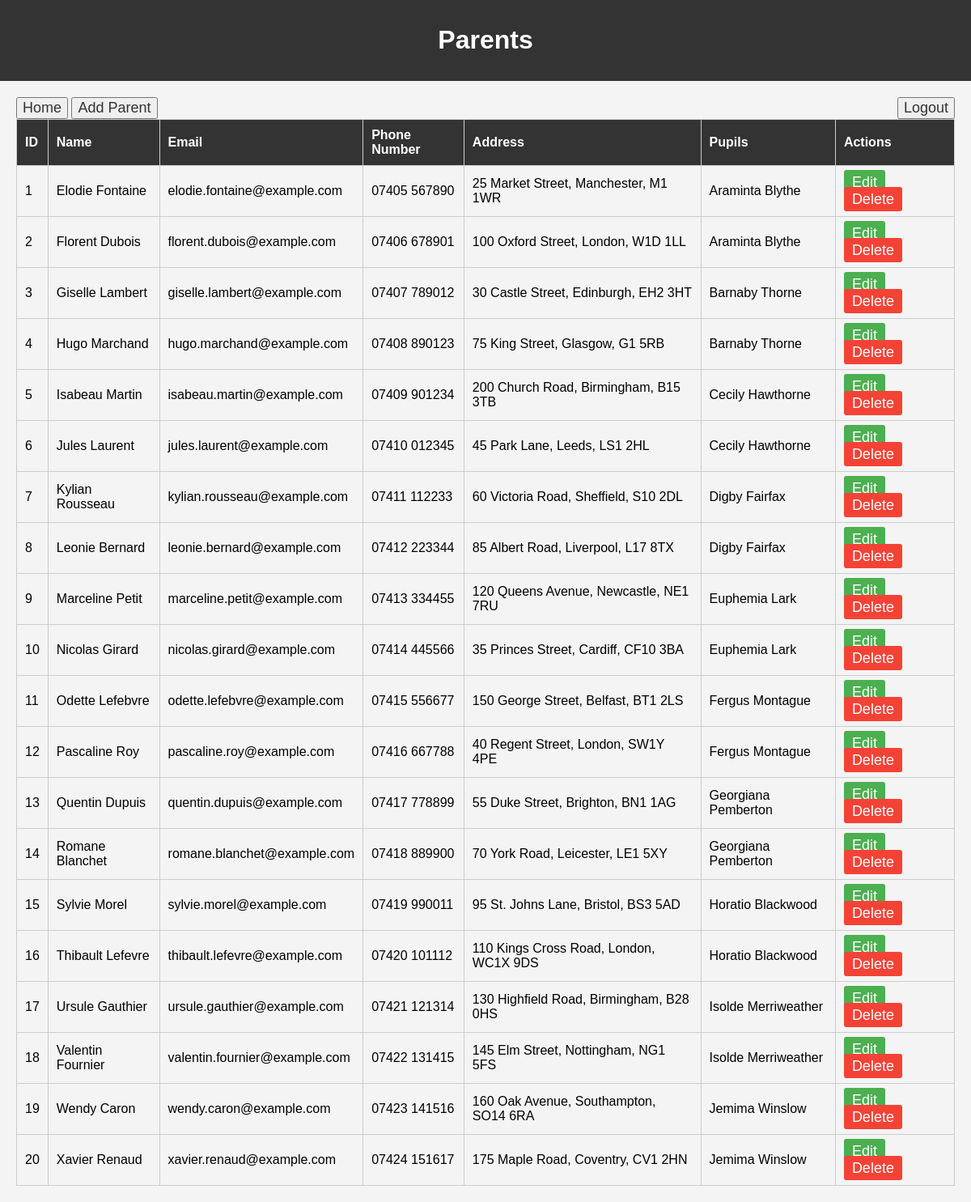
The app's page /view_parents.php (signed in) with its own data.
### tables this page shows
CREATE TABLE `parents` (
  `ParentID` int(11) NOT NULL AUTO_INCREMENT,
  `Name` varchar(100) NOT NULL,
  `Address` text NOT NULL,
  `Email` varchar(100) DEFAULT NULL,
  `Phone` varchar(15) DEFAULT NULL,
  PRIMARY KEY (`ParentID`)
);

### view_parents.php (the view, shortened to what this page needs)
<?php
    if (isset($_SESSION['username']))
    {
        include 'db_connection.php';
        $sql = "
            SELECT
                p.ParentID,
                p.Name AS ParentName,
                p.Email,
                p.Phone,
                p.Address,
                GROUP_CONCAT(DISTINCT pu.Name ORDER BY pu.Name ASC SEPARATOR ', ') AS Pupils
            FROM
                Parents p
            LEFT JOIN
                Pupils pu ON pu.ParentOneID = p.ParentID OR pu.ParentTwoID = p.ParentID
            GROUP BY
                p.ParentID, p.Name, p.Email, p.Phone, p.Address
        ";
        $result = mysqli_query($conn, $sql);
        ?>
        <!DOCTYPE html>
        <html lang="en">
        <head>
            <link rel="stylesheet" href="styles.css">
        </head>
        <body>
            <header>
                <h1>Parents</h1>
            </header>
            <main>
                <button><a href="index.php" class="edit">Home</a></button>
                <button><a href="add_parent.php" class="edit">Add Parent</a></button>
                <button style="float: right;"> <a href="Logout.php" class="edit">Logout</a> </button>
                <table>
                    <thead>
                        <tr>
                            <th>ID</th>
                            <th>Name</th>
                            <th>Email</th>
                            <th>Phone Number</th>
                            <th>Address</th>
                            <th>Pupils</th>
                            <th>Actions</th>
                        </tr>
                    </thead>
                    <tbody>
                        <?php while($row = mysqli_fetch_assoc($result)) { ?>
                        <tr>
                            <td><?php echo $row['ParentID']; ?></td>
                            <td><?php echo htmlspecialchars($row['ParentName']); ?></td>
                            <td><?php echo htmlspecialchars($row['Email']); ?></td>
                            <td><?php echo htmlspecialchars($row['Phone']); ?></td>
                            <td><?php echo htmlspecialchars($row['Address']); ?></td>
                            <td><?php echo htmlspecialchars($row['Pupils']) ?: 'No pupils assigned'; ?></td>
                            <td class="action-buttons">
                                <a href="edit_parent.php?id=<?php echo $row['ParentID']; ?>" class="edit">Edit</a>
                                <a href="delete_parent.php?id=<?php echo $row['ParentID']; ?>" class="delete">Delete</a>
                            </td>
                        </tr>
                        <?php } ?>
                    </tbody>
                </table>
            </main>
        </body>
        </html>
    <?php
    }else{
        header("Location: login.php");
    }
?>

### styles.css (style rules this page uses)
body { font-family: Arial, sans-serif; background-color: #f4f4f4; margin: 0; padding: 0; }
header { background-color: #333; color: white; padding: 10px 0; text-align: center; }
main { margin: 20px; }
table { width: 100%; border-collapse: collapse; margin-bottom: 20px; }
table th, table td { padding: 10px; border: 1px solid #ccc; text-align: left; }
table th { background-color: #333; color: white; }
.action-buttons a { text-decoration: none; padding: 5px 10px; border-radius: 3px; color: white; margin-right: 5px; }
.action-buttons .edit { background-color: #4CAF50; }
.action-buttons .delete { background-color: #f44336; }
a { text-decoration: none; color: #333; font-size: 18px; }

### records on screen
parents: ParentID "1", Name "Elodie Fontaine", Email "elodie.fontaine@example.com", Phone "07405 567890", Address "25 Market Street, Manchester, M1 1WR", Pupils "Araminta Blythe"
parents: ParentID "2", Name "Florent Dubois", Email "florent.dubois@example.com", Phone "07406 678901", Address "100 Oxford Street, London, W1D 1LL", Pupils "Araminta Blythe"
parents: ParentID "3", Name "Giselle Lambert", Email "giselle.lambert@example.com", Phone "07407 789012", Address "30 Castle Street, Edinburgh, EH2 3HT", Pupils "Barnaby Thorne"
parents: ParentID "4", Name "Hugo Marchand", Email "hugo.marchand@example.com", Phone "07408 890123", Address "75 King Street, Glasgow, G1 5RB", Pupils "Barnaby Thorne"
parents: ParentID "5", Name "Isabeau Martin", Email "isabeau.martin@example.com", Phone "07409 901234", Address "200 Church Road, Birmingham, B15 3TB", Pupils "Cecily Hawthorne"
parents: ParentID "6", Name "Jules Laurent", Email "jules.laurent@example.com", Phone "07410 012345", Address "45 Park Lane, Leeds, LS1 2HL", Pupils "Cecily Hawthorne"
parents: ParentID "7", Name "Kylian Rousseau", Email "kylian.rousseau@example.com", Phone "07411 112233", Address "60 Victoria Road, Sheffield, S10 2DL", Pupils "Digby Fairfax"
parents: ParentID "8", Name "Leonie Bernard", Email "leonie.bernard@example.com", Phone "07412 223344", Address "85 Albert Road, Liverpool, L17 8TX", Pupils "Digby Fairfax"
parents: ParentID "9", Name "Marceline Petit", Email "marceline.petit@example.com", Phone "07413 334455", Address "120 Queens Avenue, Newcastle, NE1 7RU", Pupils "Euphemia Lark"
parents: ParentID "10", Name "Nicolas Girard", Email "nicolas.girard@example.com", Phone "07414 445566", Address "35 Princes Street, Cardiff, CF10 3BA", Pupils "Euphemia Lark"
parents: ParentID "11", Name "Odette Lefebvre", Email "odette.lefebvre@example.com", Phone "07415 556677", Address "150 George Street, Belfast, BT1 2LS", Pupils "Fergus Montague"
parents: ParentID "12", Name "Pascaline Roy", Email "pascaline.roy@example.com", Phone "07416 667788", Address "40 Regent Street, London, SW1Y 4PE", Pupils "Fergus Montague"
parents: ParentID "13", Name "Quentin Dupuis", Email "quentin.dupuis@example.com", Phone "07417 778899", Address "55 Duke Street, Brighton, BN1 1AG", Pupils "Georgiana Pemberton"
parents: ParentID "14", Name "Romane Blanchet", Email "romane.blanchet@example.com", Phone "07418 889900", Address "70 York Road, Leicester, LE1 5XY", Pupils "Georgiana Pemberton"
parents: ParentID "15", Name "Sylvie Morel", Email "sylvie.morel@example.com", Phone "07419 990011", Address "95 St. Johns Lane, Bristol, BS3 5AD", Pupils "Horatio Blackwood"
parents: ParentID "16", Name "Thibault Lefevre", Email "thibault.lefevre@example.com", Phone "07420 101112", Address "110 Kings Cross Road, London, WC1X 9DS", Pupils "Horatio Blackwood"
parents: ParentID "17", Name "Ursule Gauthier", Email "ursule.gauthier@example.com", Phone "07421 121314", Address "130 Highfield Road, Birmingham, B28 0HS", Pupils "Isolde Merriweather"
parents: ParentID "18", Name "Valentin Fournier", Email "valentin.fournier@example.com", Phone "07422 131415", Address "145 Elm Street, Nottingham, NG1 5FS", Pupils "Isolde Merriweather"
parents: ParentID "19", Name "Wendy Caron", Email "wendy.caron@example.com", Phone "07423 141516", Address "160 Oak Avenue, Southampton, SO14 6RA", Pupils "Jemima Winslow"
parents: ParentID "20", Name "Xavier Renaud", Email "xavier.renaud@example.com", Phone "07424 151617", Address "175 Maple Road, Coventry, CV1 2HN", Pupils "Jemima Winslow"
